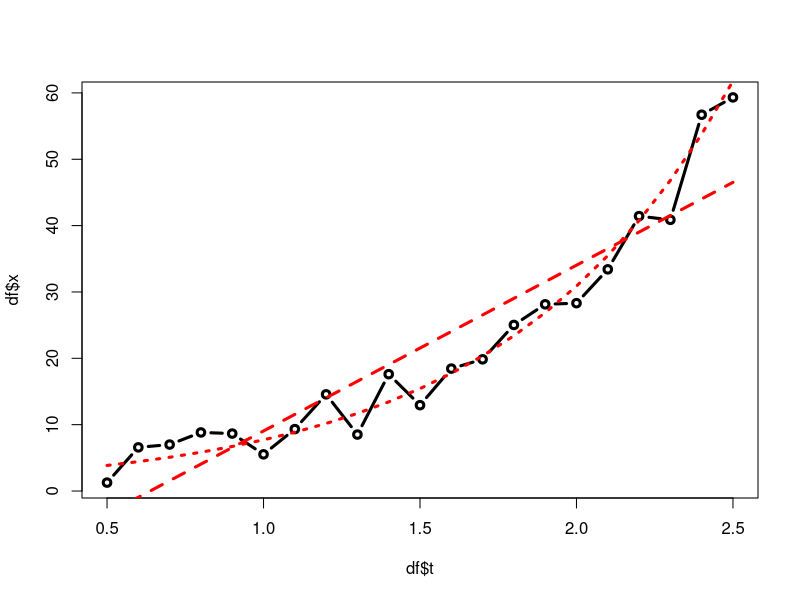

This figure's R source:
# kaplan and glass ex. 4.2

df <- data.frame(t = seq(0.5, 2.5, 0.1),
                 x = c( 1.27,  6.58,  7.00,  8.83,  8.66,
                        5.53,  9.33, 14.57,  8.51, 17.61,
                       12.94, 18.45, 19.85, 25.03, 28.14,
                       28.31, 33.41, 41.43, 40.87, 56.71,
                       59.32))

plot(df$t,df$x, type="b",lwd=3)

mod1 <- lm(x ~ t, data = df)
print(summary(mod1))

mod2 <- lm(I(log(x)) ~ t, data = df)
print(summary(mod2))

df$x1 <- coefficients(mod1)[1] + coefficients(mod1)[2] * df$t

df$x2 <- exp(coefficients(mod2)[1]) * exp(coefficients(mod2)[2] * df$t)

lines(df$t, df$x1, lwd=3, col="red", lty=2)
lines(df$t, df$x2, lwd=3, col="red", lty=3)
